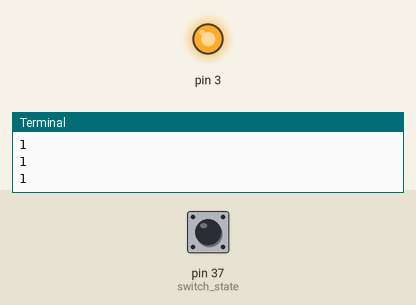
The program below on a simulated Raspberry Pi (header pin numbers). Parts: output pins drawn as LEDs (lit = HIGH), the last lines printed to the terminal. Inputs (shaded band) come from the test bench; at power-on: pin 37 (switch_state) HIGH.

Above: at 1.2 s.
1.3 s: pin 37 (switch_state) pulled LOW for 0.6 s
At 1.9 s:
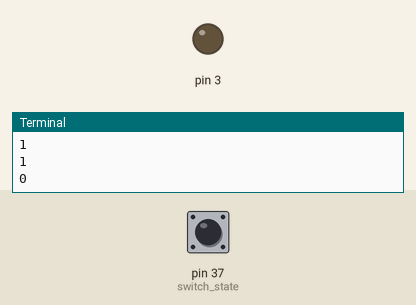
3.5 s: pin 37 (switch_state) pulled LOW for 3.2 s
At 7.3 s:
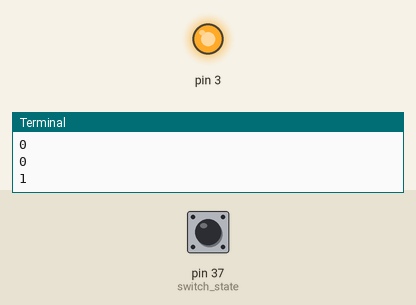
Timing chart, 0 to 8.8 s (numbered marks = the images above; inputs shaded):
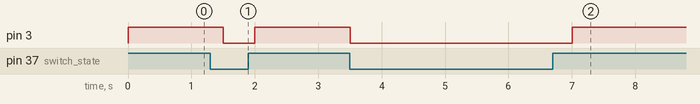

The program:

gpio_inout.solution.py
```python
from time import sleep
import RPi.GPIO as GPIO

print("IoT Greenhouse - Introduction to GPIO.")
print("Control LED with switch")
print()

# Use board pin numbers
GPIO.setmode(GPIO.BOARD)
# Set pin 37 as switch input
GPIO.setup(37, GPIO.IN)
# Set pin 3 as LED output
GPIO.setup(3, GPIO.OUT)

while True:
    switch_state = GPIO.input(37)  #get switch state
    print(switch_state)
    if switch_state == False:
        GPIO.output(3, False)   #Switch is on, turn LED on
    else:
        GPIO.output(3, True)    #Switch is off, turn LED off
    sleep(.5)
```

Measured:
- after the input at 1.3 s, pin 3: HIGH → LOW after 0.20 s, → HIGH 0.50 s later
- after the input at 3.5 s, pin 3: HIGH → LOW at once, → HIGH 3.5 s later
